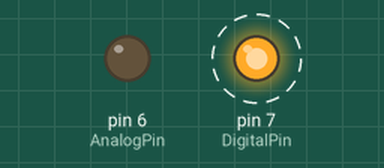
Recording of a sketch running on a simulated Arduino Uno, built with avr-gcc and run on an emulated ATmega328P. Parts: output pins drawn as LEDs (lit = HIGH). Dashed ring = blinking.

Above: at 0.05 s.
Timing chart, 0 to 5.9 s (numbered marks = the images above):
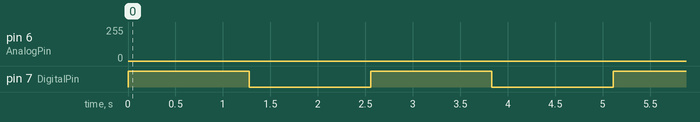

The sketch:

Analog_and_Digital_LEDs.ino
```cpp
int DigitalPin = 7;
int AnalogPin = 6;
int i;

void setup() {

  pinMode(DigitalPin, OUTPUT);
  pinMode(AnalogPin, OUTPUT);

}

void loop() {

  digitalWrite (DigitalPin, HIGH);

  for (i = 0; i < 255; i++) {
    analogWrite (AnalogPin, i);
    delay (5);
  }

  digitalWrite (DigitalPin, LOW);

  for (i = 255; i > 0; i--){
    analogWrite (AnalogPin, i);
    delay (5);
  }

}
```

Measured:
- by itself, pin 7 (DigitalPin): alternates HIGH for 1.3 s and LOW for 1.3 s
